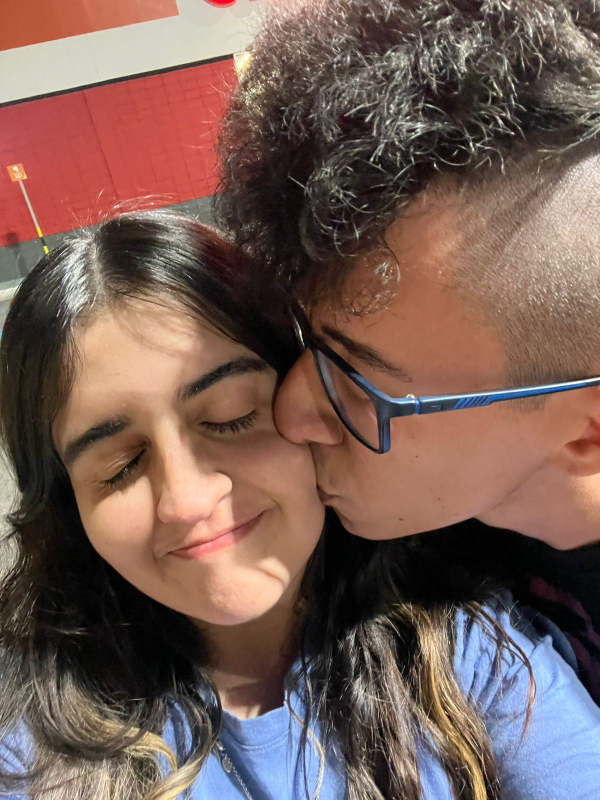
#> input picture fases/1.jpeg, 1200 x 1600 px, given as the content of the folder teste/imagens, which was not available (shown at 1/2 size)
$ python puzzleGeneration.py
#> lines starting #> are read from the running program, lines starting #| are printed output that depends on the picture; pictures that were not available may be replaced by others from this repository, and a replacement may not be noted
import cv2
import os

def splitImage(path_img, path_puzzle, n, target_size=(300, 300)):
#> called with path_img = 'teste/imagens', path_puzzle = 'teste/fases', n = 3, target_size = (300, 300)
    images_names = []
    images = []

    # Verifica se a pasta existe, se não, cria a pasta
    if not os.path.exists(path_puzzle):
        os.makedirs(path_puzzle)

    # Carrega as imagens e redimensiona para o tamanho alvo
    for filename in os.listdir(path_img):
        if filename.endswith(".png") or filename.endswith(".jpg") or filename.endswith(".jpeg"):
            images_names.append(filename)
            img = cv2.imread(os.path.join(path_img, filename))
#> img is the input picture: shape (1600, 1200, 3); mean B, G, R 85.7, 93.5, 119
            if img is not None:  # Verifica se a imagem foi carregada corretamente
                resized_img = cv2.resize(img, target_size)
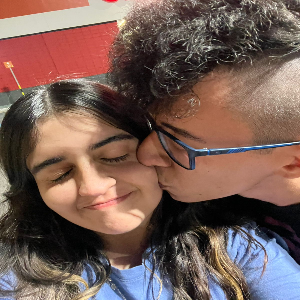
#> resized_img: shape (300, 300, 3); mean B, G, R 85.7, 93.5, 119
                images.append(resized_img)
            else:
                print(f"Erro ao carregar a imagem: {filename}")

    # Divide as imagens redimensionadas
    for index, img in enumerate(images):
        faseNumber = index + 1

        # Pegando as dimensões da imagem redimensionada
        h, w = img.shape[:2]
        # Dividindo a imagem em nxn
        h = h // n
        w = w // n
        for i in range(n):
            for j in range(n):
                # Pegando a parte da imagem
                piece = img[i*h:(i+1)*h, j*w:(j+1)*w]

                # Salvando a imagem
                ext = os.path.splitext(images_names[index])[1]  # Obtém a extensão do arquivo
                save_path = os.path.join(path_puzzle, f"{n}x{n}/{faseNumber}")
                if not os.path.exists(save_path):
                    os.makedirs(save_path)
                cv2.imwrite(os.path.join(save_path, f"{i}x{j}{ext}"), piece)
#> this loop made 1 pass
#> (faseNumber, h, w) on pass 1: (1, 100, 100)
#> pass 1, in splitImage, `cv2.imwrite(os.path.join(save_path, f"{i}x{j}{ext}"), piece)`:
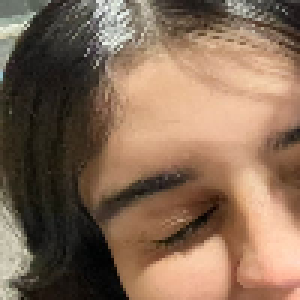
#> saved as 1x0.jpeg: shape (100, 100, 3) (shown 3 times larger); mean B, G, R 86.6, 107.5, 134

# Exemplo de uso
splitImage("teste/imagens", "teste/fases", 3)
splitImage("teste/imagens", "teste/fases", 4)
#> the loop in splitImage (call 2), `for index, img in enumerate(images):` made 1 pass
#> (faseNumber, h, w) on pass 1: (1, 75, 75)
#> pass 1, in splitImage (call 2), `cv2.imwrite(os.path.join(save_path, f"{i}x{j}{ext}"), piece)`:
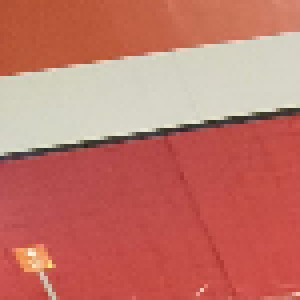
#> saved as 0x0.jpeg: shape (75, 75, 3) (shown 4 times larger); mean B, G, R 105.3, 116.5, 195.1
#> pass 1, in splitImage (call 2), `cv2.imwrite(os.path.join(save_path, f"{i}x{j}{ext}"), piece)`:
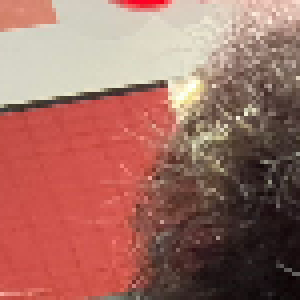
#> saved as 0x1.jpeg: shape (75, 75, 3) (shown 4 times larger); mean B, G, R 99, 109, 161.1
#> pass 1, in splitImage (call 2), `cv2.imwrite(os.path.join(save_path, f"{i}x{j}{ext}"), piece)`:
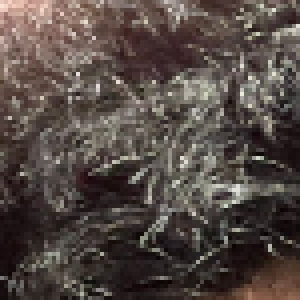
#> saved as 0x2.jpeg: shape (75, 75, 3) (shown 4 times larger); mean B, G, R 68.8, 73.6, 84.3
#> pass 1, in splitImage (call 2), `cv2.imwrite(os.path.join(save_path, f"{i}x{j}{ext}"), piece)`:
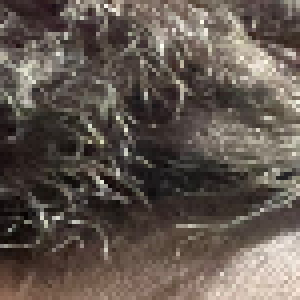
#> saved as 0x3.jpeg: shape (75, 75, 3) (shown 4 times larger); mean B, G, R 79.3, 86.9, 97.3
splitImage("teste/imagens", "teste/fases", 8)
#> the loop in splitImage (call 3), `for index, img in enumerate(images):` made 1 pass
#> (faseNumber, h, w) on pass 1: (1, 37, 37)
#> pass 1, in splitImage (call 3), `cv2.imwrite(os.path.join(save_path, f"{i}x{j}{ext}"), piece)`:
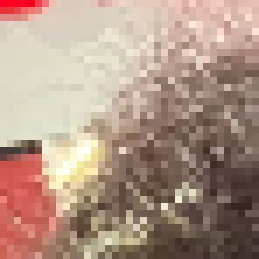
#> saved as 0x3.jpeg: shape (37, 37, 3) (shown 7 times larger); mean B, G, R 134.1, 149.5, 176.1
